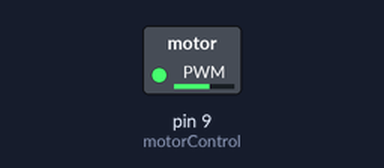
Recording of a sketch running on a simulated Arduino Uno, built with avr-gcc and run on an emulated ATmega328P. Parts: switched loads named in the sketch (green lamp = pin HIGH). Dashed ring = blinking.

Above: at 0.05 s.
Timing chart, 0 to 4.6 s (numbered marks = the images above):
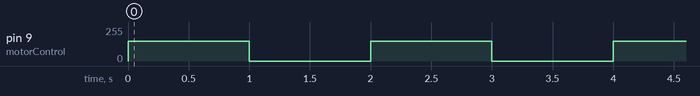

The sketch:

test_motor.ino
```cpp
int motorControl = 9;

void setup() {
  // put your setup code here, to run once:
  pinMode(motorControl, OUTPUT);
}

void loop() {
  // put your main code here, to run repeatedly:
    analogWrite(motorControl, 150);

    delay(1000);

    analogWrite(motorControl, 0);
    delay(1000);
}
```

Measured:
- by itself, pin 9 (motorControl): alternates 150/255 for 1.0 s and 0/255 for 1.0 s
